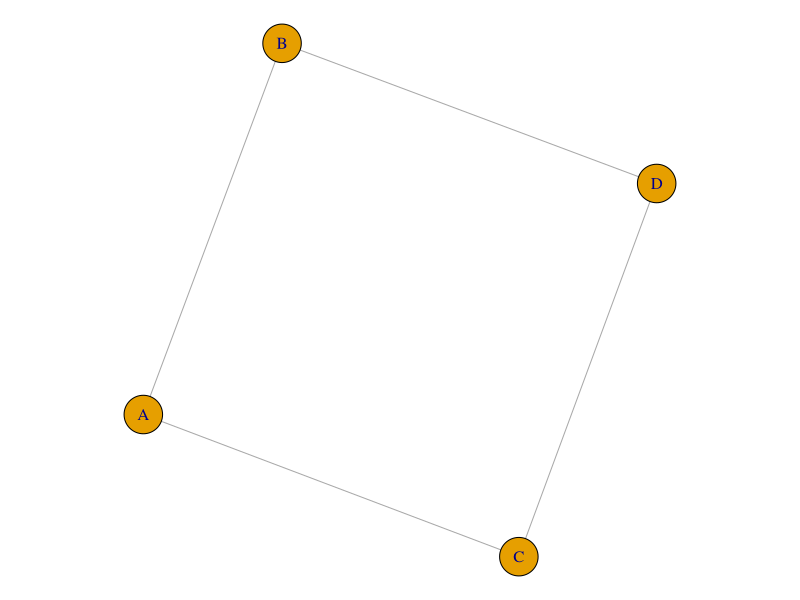

The R script that drew this image:
## ---- chunk 1
knitr::opts_chunk$set(echo = TRUE)
knitr::opts_chunk$set(comment = NA)
## ---- chunk 2
library(igraph)
g_adj_list <- list(c(2,3), 
                    c(1,4), 
                    c(1,4),
                    c(3,2))
g <- graph_from_adj_list(g_adj_list, mode="all") 
set.seed(1234) # fix the randomization of the following plot command

oldPar <- par(mar=c(0.1,0.1,0.1,0.1)) # reduce the margins
plot(g, vertex.label=c("A", "B", "C", "D"))
par(oldPar)
## ---- chunk 3
library(knitr)
roster <- c("Ethan", "Talia", "Drake", "Jack", "Andrew", "Blake", "Jordan", "Graham", "Kevin", "Logan", "Claire", "Bri", "Trevor", "James", "Kristen", "Levi", "Grace", "John", "Isaac", "Josiah", "Nathan")
set.seed(2262021) 
n <- length(roster)
ngps <- 7
maxingp <- ceiling(n/ngps)
# just make random groups
groups <- matrix(c(roster[sample(n)], 
                   rep("",(maxingp - (n %% maxingp)) %% maxingp)), 
                 ncol=maxingp, byrow=FALSE)
rownames(groups) <- paste0("Table #", 1:nrow(groups))
kable(t(groups))
